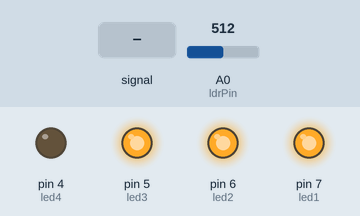
The sketch below on a simulated Arduino Uno, built with avr-gcc and run on an emulated ATmega328P. Parts: output pins drawn as LEDs (lit = HIGH). Dashed ring = blinking. The test bench sets the inputs (shaded band); at power-on: A0 (ldrPin) = 512. What the sketch prints to the serial monitor is not drawn.

Above: at 1.2 s.
1.3 s: A0 (ldrPin) fed a 200 Hz sine of ±81 counts around its level
At 1.39 s:
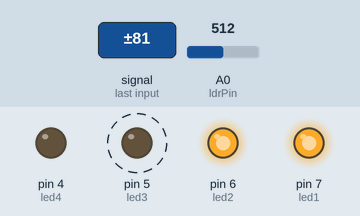
4.3 s: A0 (ldrPin) set to 246
At 4.9 s:
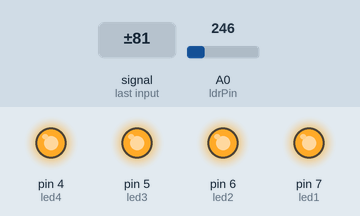
5.8 s: A0 (ldrPin) set to 273
At 6.4 s:
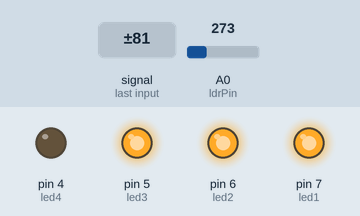
7.3 s: A0 (ldrPin) set to 498
8.8 s: A0 (ldrPin) set to 528
At 9.7 s:
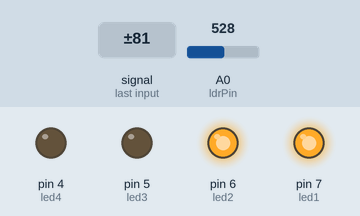
10.3 s: A0 (ldrPin) set to 762
11.8 s: A0 (ldrPin) set to 775
At 13.2 s:
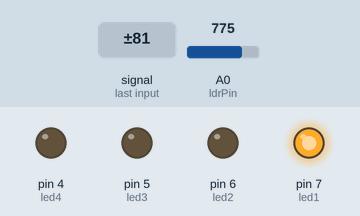
Timing chart, 0 to 14.3 s (numbered marks = the images above; inputs shaded):
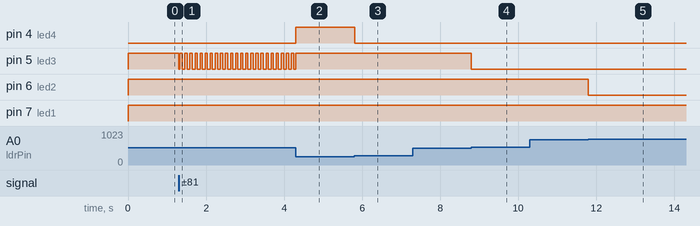

The sketch:

task5_1.ino
```cpp
const int ldrPin = A0;
const int led1 = 7;
const int led2 = 6;
const int led3 = 5;
const int led4 = 4;
int val=0;
void setup(){
  pinMode (led1, OUTPUT);
  pinMode (led2, OUTPUT);
  pinMode (led3, OUTPUT);
  pinMode (led4, OUTPUT);
  Serial.begin(9600);
}
void loop(){
  if(analogRead(ldrPin) <=256){
    digitalWrite(led1, HIGH);
    digitalWrite(led2, HIGH);
    digitalWrite(led3, HIGH);
    digitalWrite(led4, HIGH);
  }if(analogRead(ldrPin) <=512 &&  analogRead(ldrPin)>256){
    digitalWrite(led1, HIGH);
    digitalWrite(led2, HIGH);
    digitalWrite(led3, HIGH);
    digitalWrite(led4, LOW);
  }if(analogRead(ldrPin) <=768 &&  analogRead(ldrPin)>512){
    digitalWrite(led1, HIGH);
    digitalWrite(led2, HIGH);
    digitalWrite(led3, LOW);
    digitalWrite(led4, LOW);
  }if(analogRead(ldrPin) <800 &&  analogRead(ldrPin)>768){
    digitalWrite(led1, HIGH);
    digitalWrite(led2, LOW);
    digitalWrite(led3, LOW);
    digitalWrite(led4, LOW);
  }if(analogRead(ldrPin) >=800){
    digitalWrite(led1, LOW);
    digitalWrite(led2, LOW);
    digitalWrite(led3, LOW);
    digitalWrite(led4, LOW);
  }Serial.println(analogRead(ldrPin));
}
```

Measured:
- the behaviour switches between 256 and 257 on A0 (ldrPin) (found by bisection; images 2 and 3)
- the behaviour switches between 512 and 513 on A0 (ldrPin) (found by bisection; images 3 and 4)
- the behaviour switches between 768 and 769 on A0 (ldrPin) (found by bisection; images 4 and 5)
- after the input at 1.3 s, pin 5 (led3): alternates HIGH for 0.06 s and LOW for 0.07 s, starting at once
- after the input at 4.3 s, pin 4 (led4): LOW → HIGH at once; pin 5 (led3): goes on until 4.3 s, then stays HIGH
- after the input at 5.8 s, pin 4 (led4): HIGH → LOW at once
- after the input at 8.8 s, pin 5 (led3): HIGH → LOW at once
- after the input at 11.8 s, pin 6 (led2): HIGH → LOW at once
